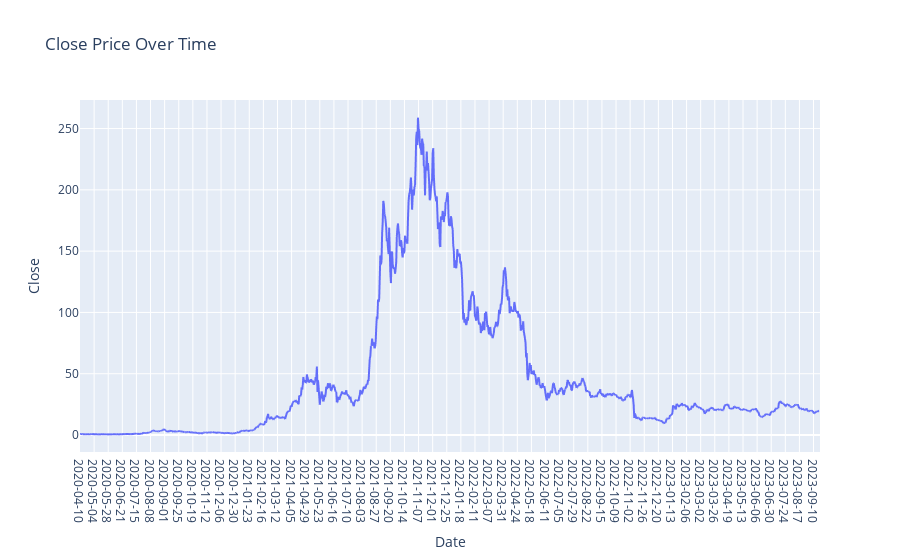

Write notebook code for a chart like this one.
### Markdown cell above
## iv) Graph for Close Column Values

### Code cell
plt.figure(figsize=(14, 6))
fig = px.line(SOLANA.Close,x=SOLANA.Date, y='Close', labels={'x': 'Date', 'y': 'Price'}, title='Close Price Over Time')
fig.update_xaxes(type='category')  # Ensure the x-axis treats the index as categorical (date)
fig.show()

### Figure 1 — Plotly figure (JSON) as saved in the notebook; plotly's stock layout.template omitted (floating-point values rounded to 4 significant figures; data arrays with more than 128 entries replaced by an {"elided": "..."} marker saying what was removed)
{"data": [{"hovertemplate": "Date=%{x}<br>Close=%{y}<extra></extra>", "legendgroup": "", "line": {"color": "#636efa", "dash": "solid"}, "marker": {"symbol": "circle"}, "mode": "lines", "name": "", "showlegend": false, "type": "scattergl", "x": {"elided": "1260 str values"}, "xaxis": "x", "y": {"elided": "1260 float values"}, "yaxis": "y"}], "layout": {"legend": {"tracegroupgap": 0}, "title": {"text": "Close Price Over Time"}, "xaxis": {"anchor": "y", "domain": [0, 1], "title": {"text": "Date"}, "type": "category"}, "yaxis": {"anchor": "x", "domain": [0, 1], "title": {"text": "Close"}}}}
